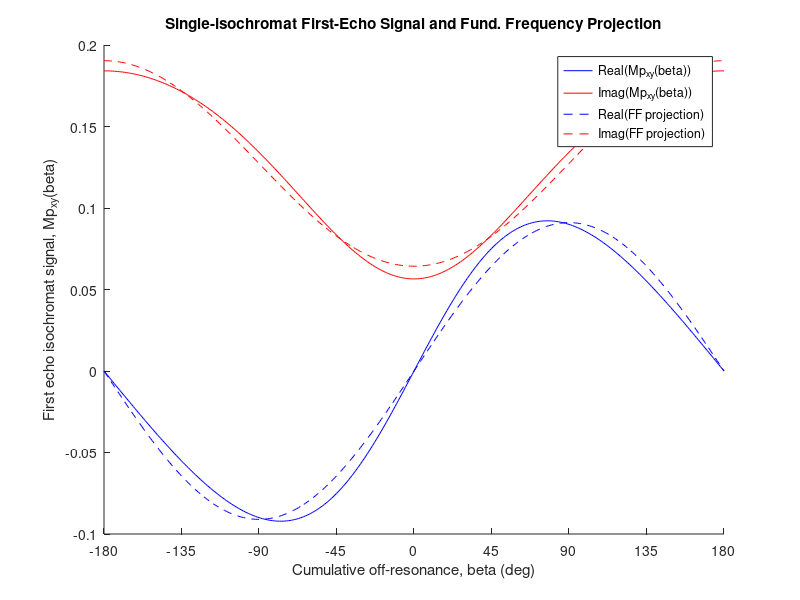
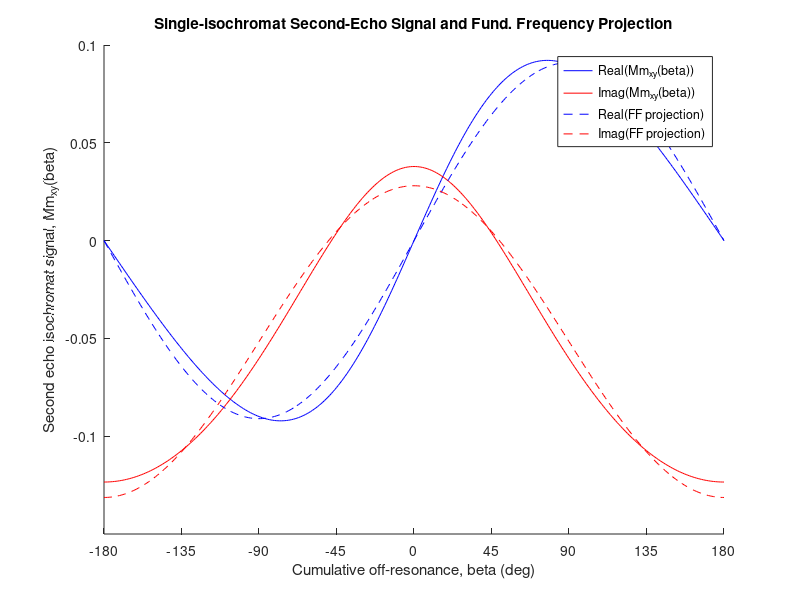

MATLAB code to generate these figures, in order:
%% Single-Isochromat Frequency Analysis for DESS
% Written by: Gopal Nataraj

% Constant declarations
M0 = 1;             
T1 = 500;               % ms
T2 = 50;                % ms
alpha = 45*(pi/180);    % rad
TR = 20;                % ms
TE = 5;                 % ms

% Intermediate constants
E1R = exp(-TR./T1);
E2R = exp(-TR./T2);
p = (1 - E1R.*cos(alpha)) - (E1R - cos(alpha)).*(E2R.^2);
q = E2R .* (1-E1R) .* (1 + cos(alpha));

% Compute M+ and M- over different values of beta (off-resonance effects)
beta = (-180:180)' * (pi/180);
Qbeta = (M0*(1-E1R)) ./ (p - q*cos(beta));
Mp = (+1i*Qbeta*sin(alpha)) .* (1 - E2R*exp(1i*beta));
Mm = (-1i*Qbeta*sin(alpha)) .* (E2R^2 - E2R*exp(-1i*beta));

% Project onto the subspace [1 cos(beta) sin(beta)] to visually
% see if most of the energy is in the zeroth and first fundamentals.
basis = [ones(length(beta), 1) cos(beta) sin(beta)];
coef_p = (1/pi) * [0.5 1 1] .* trapz(beta, repmat(conj(Mp), [1 3]) .* basis); 
coef_m = (1/pi) * [0.5 1 1] .* trapz(beta, repmat(conj(Mm), [1 3]) .* basis); 
proj_p = basis * coef_p';
proj_m = basis * coef_m'; 

% Plot real and imaginary components 
figure; hold on;
    plot(beta*180/pi, real(Mp), 'b'); 
    plot(beta*180/pi, imag(Mp), 'r'); 
    plot(beta*180/pi, real(proj_p), 'b--');
    plot(beta*180/pi, imag(proj_p), 'r--'); hold off;
    set(gca, 'Xtick', [-180:45:180]); axis([-180 180 -0.1 0.2]);
    xlabel('Cumulative off-resonance, beta (deg)');
    ylabel('First echo isochromat signal, Mp_x_y(beta)');
    title('Single-isochromat First-Echo Signal and Fund. Frequency Projection');
    legend('Real(Mp_x_y(beta))', 'Imag(Mp_x_y(beta))',...
        'Real(FF projection)', 'Imag(FF projection)');
%     print('-depsc', 'Mp_beta.eps');
    
figure; hold on;
    plot(beta*180/pi, real(Mm), 'b'); 
    plot(beta*180/pi, imag(Mm), 'r'); 
    plot(beta*180/pi, real(proj_m), 'b--');
    plot(beta*180/pi, imag(proj_m), 'r--'); hold off;
    set(gca, 'Xtick', [-180:45:180]); axis([-180 180 -0.15 0.1]);
    xlabel('Cumulative off-resonance, beta (deg)');
    ylabel('Second echo isochromat signal, Mm_x_y(beta)');
    title('Single-isochromat Second-Echo Signal and Fund. Frequency Projection');
    legend('Real(Mm_x_y(beta))', 'Imag(Mm_x_y(beta))',...
        'Real(FF projection)', 'Imag(FF projection)');
%     print('-depsc', 'Mm_beta.eps');
    